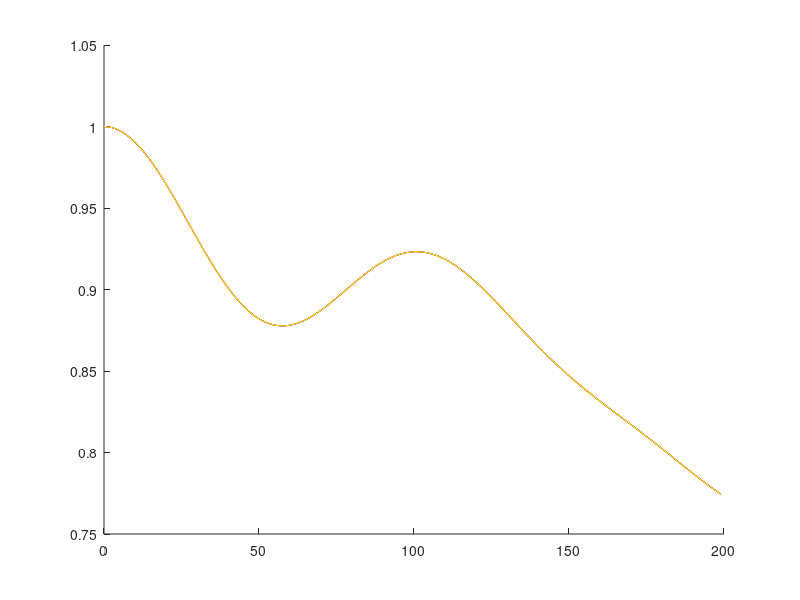

Here is the MATLAB script that generated this plot:
function bhsuQM

tmax=200;

Nt = 200;
dt = tmax/Nt;

t=[0:dt:tmax-dt];

S = 7;
U = 1;
mu = 1;
J = 0.01;

Jx=[0,1,0;1,0,1;0,1,0]/sqrt(2);
Jy=i*[0,-1,0;1,0,-1;0,1,0]/sqrt(2);
Jz=[1,0,0;0,0,0;0,0,-1];


JxS=cell(1,S);
JyS=cell(1,S);
JzS=cell(1,S);
for j=1:S,
    JxS{j}=sparse(kron(kron(eye(3^(j-1)),Jx),eye(3^(S-j))));
    JyS{j}=sparse(kron(kron(eye(3^(j-1)),Jy),eye(3^(S-j))));
    JzS{j}=sparse(kron(kron(eye(3^(j-1)),Jz),eye(3^(S-j))));
end

'make ham'
time=cputime;

HQM=sparse(3^S,3^S);
for j=1:S
    HQM=HQM+JzS{j}*JzS{j}-JzS{j};
    for k=j+1:S
        HQM=HQM-J*(JxS{j}*JxS{k}+JyS{j}*JyS{k});
    end
end
cputime-time

HQMf=full(HQM);

'diag'
time=cputime;
[Vn,Em]=eig(HQMf);
cputime-time

En=diag(Em);

init=zeros(3^S,1);
init(16,1)=1;

cn=Vn'*init;
m1=Vn'*(JzS{1}*Vn);
m2=Vn'*(JzS{2}*Vn);
m3=Vn'*(JzS{3}*Vn);

AvgSz1=zeros(Nt,1);
AvgSz2=zeros(Nt,1);
AvgSz3=zeros(Nt,1);

'plot'
time=cputime
for j=1:Nt
    vec=exp(-i*t(j)*En).*cn;
    AvgSz1(j)=vec'*(m1*vec);
    AvgSz2(j)=vec'*(m2*vec);
    AvgSz3(j)=vec'*(m3*vec);
end
cputime-time

%plot the results
figure
hold on
%plot(t,X(:,1),'r');
plot(t,AvgSz1,'b');
plot(t,AvgSz2,'r');
plot(t,AvgSz3,'y');
%legend('n for p=0');
